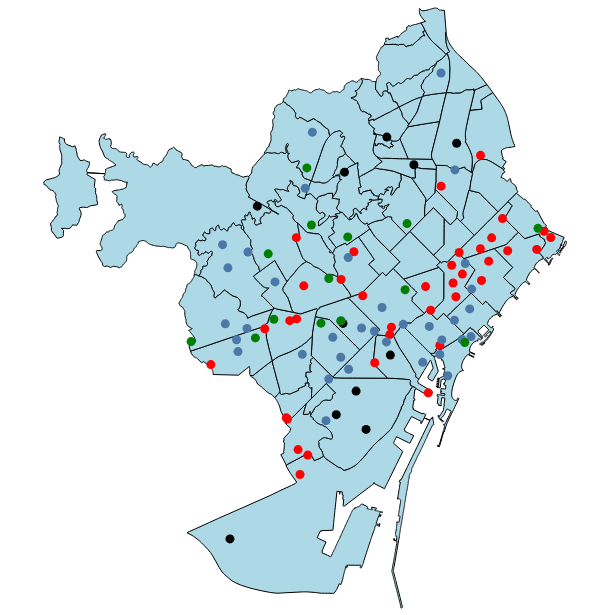

The code cell stored with this chart in its notebook:
### Code cell
layer_pois = alt.Chart(punts_plot).mark_geoshape(size = 0,color = 'black').encode(
    tooltip=['NOM_EQUIP'])
neigh_layer + layer_pois + off_layer + unis_layer + hosps_layer
